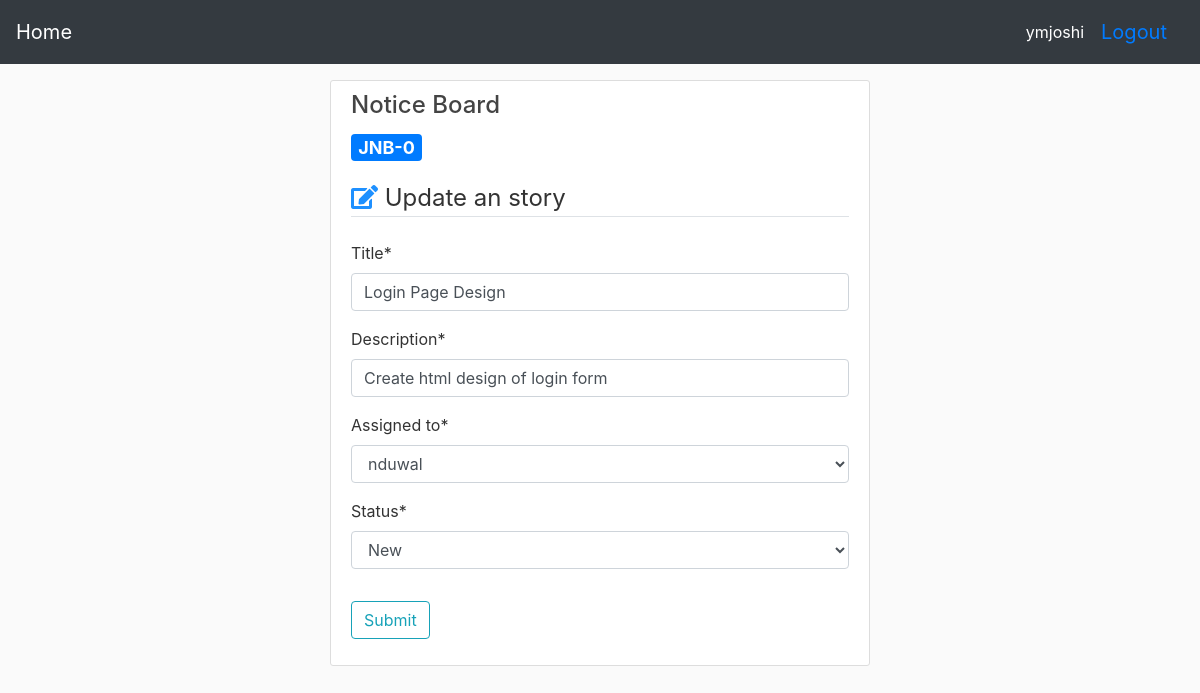
Screenshot of /story/1/update (signed in) with the database file from the repository.
### dashboard/models.py (models this page shows, shortened)
class Story(models.Model):
	sr_id = models.CharField(max_length=20)
	title = models.CharField(max_length=50)
	description = models.CharField(max_length=200)
	assigned_by = models.ForeignKey(User, on_delete=models.CASCADE, related_name = "assigner")
	assigned_to = models.ForeignKey(User, on_delete=models.CASCADE, related_name = "assignee")
	project = models.ForeignKey(Project, on_delete=models.CASCADE)
	status = models.ForeignKey(Status, on_delete=models.CASCADE)

class Project(models.Model):
	code = models.CharField(max_length=10, unique=True)
	name = models.CharField(max_length=50)
	description = models.CharField(max_length=500)
	sequence = models.IntegerField()
	users = models.ManyToManyField(User, through = 'Assign')
	def __str__(self):
		return self.name

### dashboard/views.py (the view, shortened to what this page needs)
# urls.py: path('story/<int:pk>/update', views.StoryUpdateView.as_view(), name='update-story'),
class StoryUpdateView(LoginRequiredMixin, UserPassesTestMixin, UpdateView):
	template_name = 'dashboard/sr-update.html'
	def test_func(self):
		user = self.request.user
		if user.is_superuser:
			return False
		story_id = self.kwargs['pk']
		story = Story.objects.get(pk  = story_id)
		project = get_object_or_404(Project, pk= story.project.id)
		role = get_object_or_404(user.assign_set, project= project).role
		if not check_project_leader(role):
			return False
		return True
	def get(self, request, pk):
		story = get_object_or_404(Story, pk= pk)
		project_id = story.project.id
		form = StoryCreateForm(project_id=project_id,  instance=story, method = "GET")
		context = {'form': form, 'story':story}
		return render(request, self.template_name, context)

### dashboard/views.py
class StoryCreateForm(forms.ModelForm):
	class Meta:
		model = Story
		fields = ( 'title', 'description', 'assigned_to','status')
	def __init__(self, *args, **kwargs):
		self.project_id = kwargs.pop('project_id',None)
		self.method = kwargs.pop('method',None)
		super().__init__(*args, **kwargs)
		if self.method == "POST":
			return
		project = get_object_or_404(Project, pk= self.project_id)
		associated_users = project.users.all().order_by("username")
		project_members =[]
		project_leaders = []
		for associated_user in associated_users:
			role = associated_user.assign_set.get(project=project).role
			associated_user.role = role
			if check_project_leader(role):
				project_leaders.append(associated_user.username)
		for leader in project_leaders:
			associated_users = associated_users.exclude(username=leader)
		self.fields['assigned_to'].queryset = associated_users

### dashboard/models.py (called while the page is built)
	def __str__(self):
		return str(self.description)

### dashboard/views.py (called while the page is built)
def check_project_leader(role):
	if role.code == 0:
		return True
	return False

### dashboard/templates/dashboard/sr-update.html (shortened to what this page needs)
{% extends "dashboard/base_extended.html" %}
{% load crispy_forms_tags %}
{% block content %}
<div class="row">
        <div class="col-sm-6 offset-md-3">
            <div class="content-section">
                <form method="POST">
                    <fieldset class="form-group ">
                        <legend class="mb-3">
                            <h4>{{story.project}}  </h4>
                            <span class="badge badge-primary">{{ story.sr_id }}</span>
                        </legend>
                        <legend class="border-bottom mb-4">
                            <span style="font-size: 24px; color: Dodgerblue;">
                                <i class="fas fa-edit"></i>
                             </span>
                            Update an story
                        </legend>
                        {{ form|crispy }}
                    </fieldset>
                    <div class="form-group">
                        <button class="btn btn-outline-info" type="submit">Submit</button>
                    </div>
                </form>
            </div>
    </div>
</div>
{% endblock content %}

### dashboard/templates/dashboard/base_extended.html
{% extends "dashboard/base.html" %}
{% block navbar %}
<nav class="navbar navbar-dark bg-dark justify-content-between navbar-expand-md   fixed-top">
	<a class="navbar-brand text-white" href="{% url 'home' %}"  style="margin-right: 10px">Home</a>
	<form class="form-inline">
		{% if user.is_authenticated %}
		<a class="text-white">{{ user.username }}</a>
		{% endif %}
		<a href="{% url 'logout'  %}" class="btn btn-default btn-lg">Logout</a>
	</form>
</nav>
{% endblock navbar %}

### dashboard/static/dashboard/main.css (style rules this page uses)
body { background: #fafafa; color: #333333; margin-top: 5rem; }
h1, h2, h3, h4, h5, h6 { color: #444444; }
.content-section { background: #ffffff; padding: 10px 20px; border: 1px solid #dddddd; border-radius: 3px; margin-bottom: 20px; }

### rows the page displays
Story: project "Notice Board", sr_id "JNB-0", title "Login Page Design", description "Create html design of login form", assigned_to "nduwal", status "New"

### other values shown
{{ user.username }} "ymjoshi"
